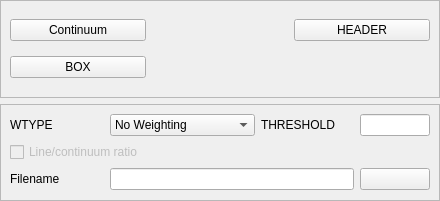
<?xml version="1.0" encoding="UTF-8"?>
<ui version="4.0">
 <class>profil</class>
 <widget class="QFrame" name="profil">
  <property name="geometry">
   <rect>
    <x>0</x>
    <y>0</y>
    <width>440</width>
    <height>201</height>
   </rect>
  </property>
  <property name="windowTitle">
   <string>Frame</string>
  </property>
  <property name="frameShape">
   <enum>QFrame::NoFrame</enum>
  </property>
  <property name="frameShadow">
   <enum>QFrame::Plain</enum>
  </property>
  <property name="lineWidth">
   <number>0</number>
  </property>
  <layout class="QVBoxLayout" name="verticalLayout">
   <property name="spacing">
    <number>6</number>
   </property>
   <property name="margin">
    <number>0</number>
   </property>
   <item>
    <widget class="QFrame" name="frame_2">
     <property name="frameShape">
      <enum>QFrame::StyledPanel</enum>
     </property>
     <property name="frameShadow">
      <enum>QFrame::Raised</enum>
     </property>
     <layout class="QGridLayout" name="gridLayout">
      <item row="0" column="0">
       <widget class="QPushButton" name="contSetButton">
        <property name="text">
         <string>Continuum</string>
        </property>
       </widget>
      </item>
      <item row="0" column="1">
       <widget class="QLabel" name="contSetLabel">
        <property name="text">
         <string/>
        </property>
       </widget>
      </item>
      <item row="0" column="2">
       <widget class="QPushButton" name="contHeaderButton">
        <property name="text">
         <string>HEADER</string>
        </property>
       </widget>
      </item>
      <item row="1" column="0">
       <widget class="QPushButton" name="contBoxButton">
        <property name="text">
         <string>BOX</string>
        </property>
       </widget>
      </item>
      <item row="1" column="1">
       <widget class="QLabel" name="contBoxLabel">
        <property name="text">
         <string/>
        </property>
       </widget>
      </item>
     </layout>
    </widget>
   </item>
   <item>
    <widget class="QFrame" name="frame">
     <property name="frameShape">
      <enum>QFrame::StyledPanel</enum>
     </property>
     <property name="frameShadow">
      <enum>QFrame::Raised</enum>
     </property>
     <layout class="QGridLayout" name="gridLayout_2">
      <item row="0" column="0">
       <widget class="QLabel" name="label">
        <property name="text">
         <string>WTYPE</string>
        </property>
       </widget>
      </item>
      <item row="0" column="1">
       <widget class="QComboBox" name="wtypeBox">
        <item>
         <property name="text">
          <string>No Weighting</string>
         </property>
        </item>
        <item>
         <property name="text">
          <string>Continuum weighting</string>
         </property>
        </item>
        <item>
         <property name="text">
          <string>Continuum squared</string>
         </property>
        </item>
        <item>
         <property name="text">
          <string>Mean</string>
         </property>
        </item>
       </widget>
      </item>
      <item row="0" column="2">
       <widget class="QLabel" name="label_2">
        <property name="text">
         <string>THRESHOLD</string>
        </property>
       </widget>
      </item>
      <item row="0" column="3">
       <widget class="QLineEdit" name="thresholdLine">
        <property name="maximumSize">
         <size>
          <width>70</width>
          <height>16777215</height>
         </size>
        </property>
       </widget>
      </item>
      <item row="2" column="0">
       <widget class="QLabel" name="label_3">
        <property name="text">
         <string>Filename</string>
        </property>
       </widget>
      </item>
      <item row="2" column="1" colspan="2">
       <widget class="QLineEdit" name="filenameLine"/>
      </item>
      <item row="2" column="3">
       <widget class="QPushButton" name="browserFileButton">
        <property name="text">
         <string/>
        </property>
        <property name="icon">
         <iconset resource="../resources.qrc">
          <normaloff>:/fileopen.png</normaloff>:/fileopen.png</iconset>
        </property>
        <property name="iconSize">
         <size>
          <width>20</width>
          <height>20</height>
         </size>
        </property>
       </widget>
      </item>
      <item row="1" column="0" colspan="2">
       <widget class="QCheckBox" name="line_checkBox">
        <property name="enabled">
         <bool>false</bool>
        </property>
        <property name="text">
         <string>Line/continuum ratio</string>
        </property>
       </widget>
      </item>
     </layout>
    </widget>
   </item>
  </layout>
 </widget>
 <resources>
  <include location="../resources.qrc"/>
 </resources>
 <connections/>
</ui>
